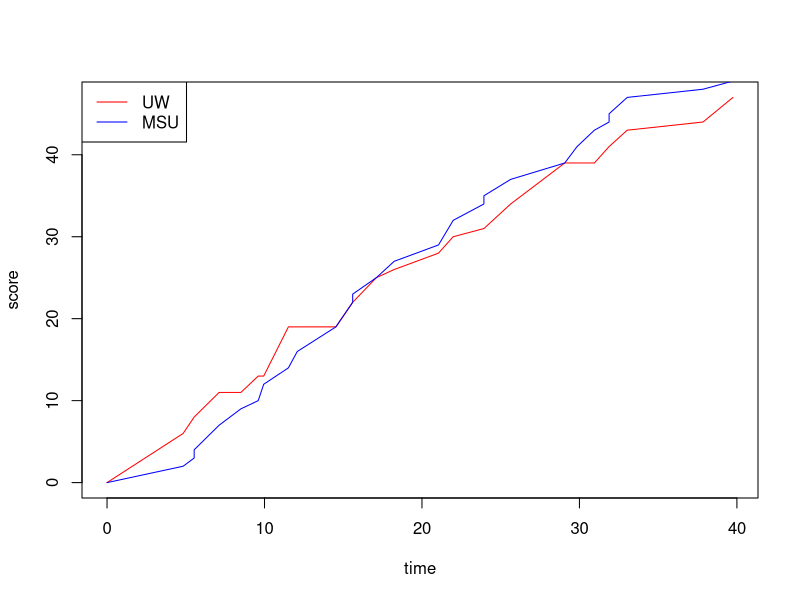

This figure's R source:
#Load the dataset to the variable file1
file1<-read.table(file = "UWvMSU_1-22-13.txt", header = TRUE, sep = "")

#Define the output vectors.
cumalativesumUW<-0
cumalativesumMSU<-0
time<-0

# Create empty data frame with columns

output<-data.frame(x=time, y1=cumalativesumUW, y2=cumalativesumMSU)

for(i in 1:nrow(file1)){
  
  if(file1$team[i]=="UW"){
    
    time<-file1$time[i]
    cumalativesumUW<-cumalativesumUW+file1$score[i]
    
    #Create a dataframe with the timepoint for UW as X and the cumalative sum for each timepoint as Y.
    
  }else{
    time<-file1$time[i]
    cumalativesumMSU<-cumalativesumMSU+file1$score[i]
    
    #create temp data frame of the ith row
    temp=data.frame(x=time, y1=cumalativesumUW, y2=cumalativesumMSU)
    # rbind to output and reassign to 
    output=rbind(output, temp)
  }
}

#Print output and plot.
output
plot(x=output$x, y=output$y1, xlab="time", ylab="score", type='l', col="red")
lines(x=output$x, y=output$y2, col="blue")

# Add legend to the plot
 
legend("topleft", legend = c("UW", "MSU"),
       col = c("red", "blue"),
       lty = 1)

                                          
       

